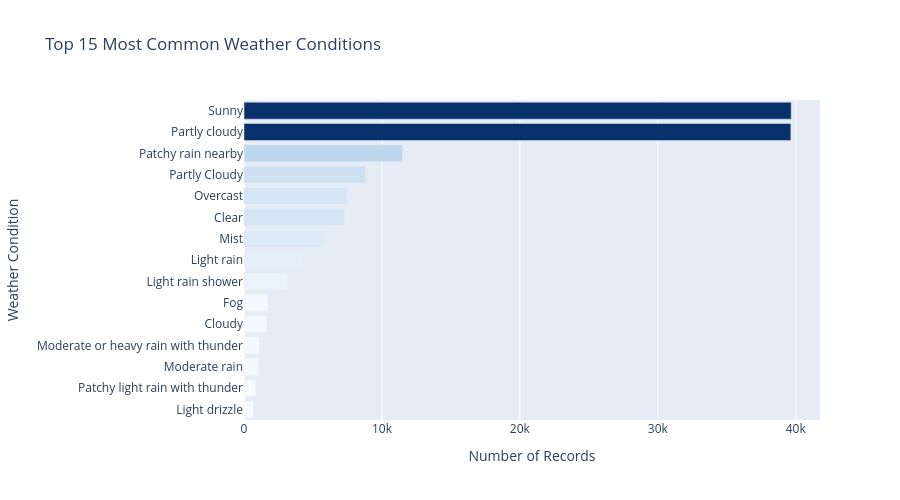

The cell this chart's notebook holds for it:
### Markdown cell above
1. **High Collinearity and Feature Redundancy**  
A prominent feature of this matrix is the presence of near-perfect positive correlations among specific pairs of variables. Notably, temperature_celsius and feels_like_celsius exhibit a correlation of 0.98, indicating they capture virtually identical variance. Similarly, wind dynamics show an extreme correlation of 0.95 between wind_mph and gust_mph. In the domain of air quality, particulate matter sizes air_quality_PM2.5 and air_quality_PM10 are highly tied at 0.81.  
    - For statistical modeling, these pairs present a severe risk of multicollinearity. Keeping both variables in a linear model would artificially inflate coefficient variance, suggesting that one from each pair should be dropped during feature engineering.  

2. **Atmospheric Chemistry and Environmental Clusters**  
The bottom-right quadrant reveals a dense cluster of positive correlations among chemical air pollutants. Air_quality_Carbon_Monoxide is strongly correlated with air_quality_Nitrogen_dioxide (0.66) and air_quality_PM2.5 (0.60).  
    - This strong linear behavior implies a shared underlying source—most likely fossil fuel combustion from vehicular traffic or industrial activity. When one traffic-related pollutant rises, the others rise in tandem, creating a distinct "urban pollution signature" in the data.

3. **Meteorological Drivers of Ground-Level Ozone**  
The heatmap clearly captures the environmental mechanics of ozone ($O_3$) formation. Air_quality_Ozone displays a positive correlation with uv_index (0.35) and a notable negative correlation with humidity (-0.41). Furthermore, humidity and uv_index share a strong inverse relationship of -0.55.  
    - This aligns perfectly with atmospheric science: high humidity typically coincides with heavy cloud cover (supported by the 0.51 correlation between cloud and humidity), which blocks ultraviolet radiation. Because UV light acts as a catalyst for chemical reactions that create ground-level ozone, a drop in UV rays and an increase in moisture naturally suppresses ozone levels.
    
4. **Orthogonal and Independent Variables**   
While many variables are tightly interwoven, visibility_km and precip_mm (precipitation) stand out as statistically isolated. Visibility_km maintains negligible coefficients across all features, never exceeding a absolute correlation of 0.14. Interestingly, precip_mm shows only mild positive relationships with cloud (0.30) and humidity (0.23), and shows almost zero correlation with any air quality pollutants.
    - This indicates that while rainfall requires clouds, the volume of precipitation does not scale linearly with cloud cover or humidity in this dataset. Because these features carry unique, independent signals, they are highly valuable "orthogonal" inputs for machine learning models, as they cannot be predicted by the other weather metrics.

### Code cell
# Top 15 most common weather conditions
condition_counts = weather_data_cleaned['condition_text'].value_counts().head(15).reset_index()
condition_counts.columns = ['condition', 'count']

fig = px.bar(
    condition_counts,
    x='count',
    y='condition',
    orientation='h',
    color='count',
    color_continuous_scale='Blues',
    title='Top 15 Most Common Weather Conditions',
    labels={'count': 'Number of Records', 'condition': 'Weather Condition'}
)

fig.update_layout(
    height=500,
    yaxis={'categoryorder': 'total ascending'},
    coloraxis_showscale=False
)

fig.show()

### Figure 1 — Plotly figure (JSON) as saved in the notebook; plotly's stock layout.template omitted (floating-point values rounded to 4 significant figures)
{"data": [{"alignmentgroup": "True", "hovertemplate": "Number of Records=%{marker.color}<br>Weather Condition=%{y}<extra></extra>", "legendgroup": "", "marker": {"color": [39670, 39646, 11498, 8823, 7489, 7292, 5791, 4312, 3153, 1728, 1650, 1104, 1047, 855, 683], "coloraxis": "coloraxis", "pattern": {"shape": ""}}, "name": "", "offsetgroup": "", "orientation": "h", "showlegend": false, "textposition": "auto", "type": "bar", "x": [39670, 39646, 11498, 8823, 7489, 7292, 5791, 4312, 3153, 1728, 1650, 1104, 1047, 855, 683], "xaxis": "x", "y": ["Sunny", "Partly cloudy", "Patchy rain nearby", "Partly Cloudy", "Overcast", "Clear", "Mist", "Light rain", "Light rain shower", "Fog", "Cloudy", "Moderate or heavy rain with thunder", "Moderate rain", "Patchy light rain with thunder", "Light drizzle"], "yaxis": "y"}], "layout": {"barmode": "relative", "coloraxis": {"colorbar": {"title": {"text": "Number of Records"}}, "colorscale": [[0, "rgb(247,251,255)"], [0.125, "rgb(222,235,247)"], [0.25, "rgb(198,219,239)"], [0.375, "rgb(158,202,225)"], [0.5, "rgb(107,174,214)"], [0.625, "rgb(66,146,198)"], [0.75, "rgb(33,113,181)"], [0.875, "rgb(8,81,156)"], [1, "rgb(8,48,107)"]], "showscale": false}, "height": 500, "legend": {"tracegroupgap": 0}, "title": {"text": "Top 15 Most Common Weather Conditions"}, "xaxis": {"anchor": "y", "domain": [0, 1], "title": {"text": "Number of Records"}}, "yaxis": {"anchor": "x", "categoryorder": "total ascending", "domain": [0, 1], "title": {"text": "Weather Condition"}}}}
